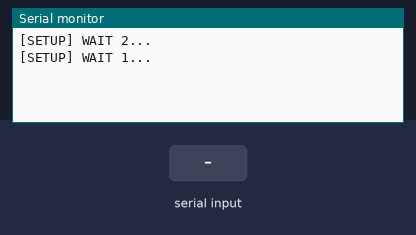
Simulated run of this sketch. Board: ESP8266 (NodeMCU). Parts: the last lines printed to the serial monitor. The test bench sets the inputs (shaded band). WiFi joins after 1.5 s; servers stay silent unless stated; uploads are accepted with an empty reply.

Above: at 3.2 s.
3.3 s: "]" received over the second serial link
At 4.5 s:
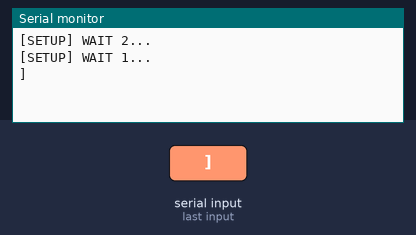
6.3 s: "w" received over the second serial link
At 6.8 s:
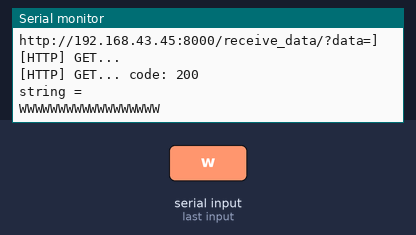

Measured:
- after the input at 3.3 s, the serial monitor: prints a new line at once (image 1)
- after the input at 6.3 s, the serial monitor: prints a new line at once (image 2)

The sketch:

proj.ino
```cpp
#include <SoftwareSerial.h>
#include <Arduino.h>
#include <ESP8266WiFi.h>
#include <ESP8266WiFiMulti.h>

#include <ESP8266HTTPClient.h>

ESP8266WiFiMulti WiFiMulti;

SoftwareSerial mySerial(13, 15); // RX, TX ports

char data[100] = {};
char dataOut[20];
int idx = 0;
String payload="[";

void setup() {
  // set the data baud rate
  Serial.begin(115200);
  while (!Serial) {
    ; // wait for serial port to connect.
  }
  mySerial.begin(115200);

  for(uint8_t t = 2; t > 0; t--) {
      Serial.printf("[SETUP] WAIT %d...\n", t);
      Serial.flush();
      delay(1000);
  }

  WiFiMulti.addAP("NottWIFI", "11223344");
}

void loop() {
  if(mySerial.available()){

      data[idx++] = mySerial.read();
      if(data[idx-1] == 'w'){
        Serial.println("WWWWWWWWWWWWWWWWWW");
        idx = 0;
        Serial.println(payload);
        if(payload=="[")
          mySerial.write('[');
        else if(payload=="]")
          mySerial.write(']');
        else
          mySerial.write('N');

      }
      else if(data[idx-1] == ']') {
        data[idx] = '\0';
        Serial.println(data);
        idx = 0;
        if(WiFiMulti.run() == WL_CONNECTED){

          HTTPClient http;
          Serial.print("[HTTP] begin...\n");

          char url[100];

          sprintf(url,"http://192.168.43.45:8000/receive_data/?data=%s",data);
          Serial.println(url);
          http.begin(url); //HTTP
          Serial.print("[HTTP] GET...\n");

          int httpCode = http.GET();
          if(httpCode > 0) {
            Serial.printf("[HTTP] GET... code: %d\n", httpCode);
            if(httpCode == HTTP_CODE_OK) {
              payload = http.getString();
              Serial.print("string = ");
              Serial.println(payload);
            }
          }

        }
      }


    }


}
```
